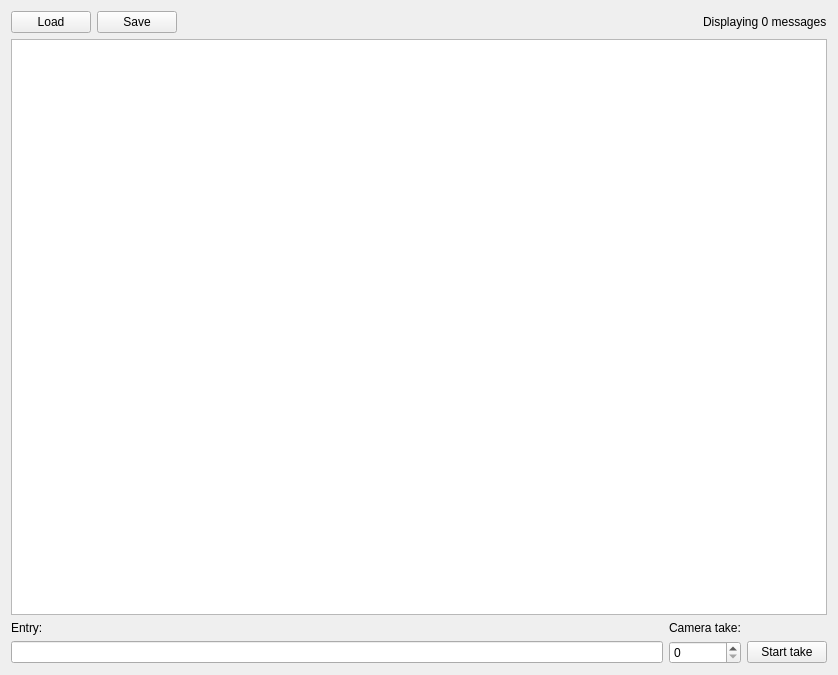
<?xml version="1.0" encoding="UTF-8"?>
<ui version="4.0">
 <class>notes_widget</class>
 <widget class="QWidget" name="notes_widget">
  <property name="geometry">
   <rect>
    <x>0</x>
    <y>0</y>
    <width>838</width>
    <height>675</height>
   </rect>
  </property>
  <property name="windowTitle">
   <string>Console</string>
  </property>
  <property name="windowIcon">
   <iconset>
    <normaloff>img/march-walking.png</normaloff>img/march-walking.png</iconset>
  </property>
  <layout class="QGridLayout" name="gridLayout">
   <item row="0" column="0">
    <layout class="QHBoxLayout" name="horizontalLayout">
     <property name="sizeConstraint">
      <enum>QLayout::SetMinAndMaxSize</enum>
     </property>
     <item>
      <widget class="QPushButton" name="load_button">
       <property name="toolTip">
        <string>Load a log file</string>
       </property>
       <property name="text">
        <string>Load</string>
       </property>
       <property name="iconSize">
        <size>
         <width>16</width>
         <height>16</height>
        </size>
       </property>
      </widget>
     </item>
     <item>
      <widget class="QPushButton" name="save_button">
       <property name="toolTip">
        <string>Save currently displayed messages to a file</string>
       </property>
       <property name="text">
        <string>Save</string>
       </property>
       <property name="iconSize">
        <size>
         <width>16</width>
         <height>16</height>
        </size>
       </property>
      </widget>
     </item>
     <item>
      <spacer name="horizontal_spacer">
       <property name="orientation">
        <enum>Qt::Horizontal</enum>
       </property>
       <property name="sizeHint" stdset="0">
        <size>
         <width>40</width>
         <height>20</height>
        </size>
       </property>
      </spacer>
     </item>
     <item>
      <widget class="QLabel" name="messages_label">
       <property name="text">
        <string>Displaying 0 messages</string>
       </property>
      </widget>
     </item>
    </layout>
   </item>
   <item row="1" column="0">
    <widget class="QSplitter" name="table_splitter">
     <property name="orientation">
      <enum>Qt::Vertical</enum>
     </property>
     <property name="handleWidth">
      <number>9</number>
     </property>
     <property name="childrenCollapsible">
      <bool>true</bool>
     </property>
     <widget class="QWidget" name="PlaceHolder">
      <layout class="QVBoxLayout" name="vertical_table_layout">
       <item>
        <widget class="QTableView" name="table_view">
         <property name="autoScrollMargin">
          <number>16</number>
         </property>
         <property name="showDropIndicator" stdset="0">
          <bool>false</bool>
         </property>
         <property name="alternatingRowColors">
          <bool>true</bool>
         </property>
         <property name="selectionBehavior">
          <enum>QAbstractItemView::SelectRows</enum>
         </property>
         <property name="iconSize">
          <size>
           <width>16</width>
           <height>16</height>
          </size>
         </property>
         <property name="horizontalScrollMode">
          <enum>QAbstractItemView::ScrollPerPixel</enum>
         </property>
         <property name="sortingEnabled">
          <bool>true</bool>
         </property>
         <attribute name="horizontalHeaderShowSortIndicator" stdset="0">
          <bool>false</bool>
         </attribute>
         <attribute name="horizontalHeaderStretchLastSection">
          <bool>true</bool>
         </attribute>
         <attribute name="verticalHeaderVisible">
          <bool>false</bool>
         </attribute>
        </widget>
       </item>
      </layout>
     </widget>
    </widget>
   </item>
   <item row="2" column="0">
    <layout class="QGridLayout" name="gridLayout_2">
     <item row="1" column="0">
      <widget class="QLineEdit" name="input_field"/>
     </item>
     <item row="0" column="0">
      <widget class="QLabel" name="entry_label">
       <property name="text">
        <string>Entry:</string>
       </property>
      </widget>
     </item>
     <item row="1" column="1">
      <widget class="QSpinBox" name="camera_spin_box"/>
     </item>
     <item row="0" column="1">
      <widget class="QLabel" name="take_label">
       <property name="text">
        <string>Camera take:</string>
       </property>
      </widget>
     </item>
     <item row="1" column="2">
      <widget class="QPushButton" name="take_button">
       <property name="toolTip">
        <string>&lt;html&gt;&lt;head/&gt;&lt;body&gt;&lt;p&gt;Start the camera take number&lt;/p&gt;&lt;/body&gt;&lt;/html&gt;</string>
       </property>
       <property name="text">
        <string>Start take</string>
       </property>
      </widget>
     </item>
    </layout>
   </item>
  </layout>
 </widget>
 <resources/>
 <connections/>
</ui>
